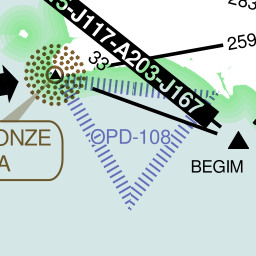
#> input picture AvMapProduct/transparent_avmap_high/sample/1__input.jpg, 256 x 256 px; its folder holds only this picture in this run
$ python -i index.py   (imports and definitions only)
#> lines starting #> are read from the running program, lines starting #| are printed output that depends on the picture; after the words box and inside, x2 and y2 are one past the last pixel; in counts of white or black regions, pixels touching at a corner belong together
import cv2
import numpy as np
import os
from os.path import join, exists

# Input and output paths
input_base_path = r"\\169.254.136.185\samba_C\Home\BaseMaps\skyvector\304\2402"
output_base_path = r"\\169.254.136.185\samba_C\Home\BaseMaps\skyvector\304_transparent\2402"

# Define target colors as an array of objects with tolerance
target_colors = [
    {'color': (212, 230, 230), 'tolerance': 0.10},
    {'color': (255, 255, 255), 'tolerance': 0.05},
]

def process_image(input_path, output_path):
    # Remove .jpg from output_path and add .webp
#> called with input_path = 'sample/1__input.jpg', output_path = 'out.png'
    output_path = output_path.replace(".jpg", ".webp")

    # Check if the .webp file already exists
    if exists(output_path):
        print(f"Skipping already existing file: {output_path}")
        return

    # Load the image
    image = cv2.imread(input_path)
#> image is the input picture: shape (256, 256, 3); mean B, G, R 202.7, 208.6, 190.7

    # Check if the image is loaded successfully
    if image is not None:
        # Convert the image to BGR (in case it's loaded in a different format)
        image = cv2.cvtColor(image, cv2.COLOR_BGRA2BGR)

        # Create masks for each target color
        masks = []
        for color_obj in target_colors:
            target_color = color_obj['color']
            tolerance = color_obj['tolerance']
            target_color_lower = np.array([target_color[0] * (1 - tolerance), target_color[1] * (1 - tolerance), target_color[2] * (1 - tolerance)])
            target_color_upper = np.array([target_color[0] * (1 + tolerance), target_color[1] * (1 + tolerance), target_color[2] * (1 + tolerance)])
            mask = cv2.inRange(image, target_color_lower, target_color_upper)
            masks.append(mask)
#> this loop made 2 passes
#> pass 1, in process_image, `mask = cv2.inRange(image, target_color_lower, target_color_upper)`:
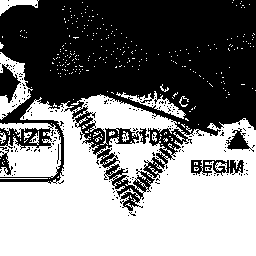
#> mask: shape (256, 256); 50.4% white; 193 black regions (187 under 20 px), largest, box (x1, y1, x2, y2) and area: (0, 0, 256, 211) 30706, (191, 160, 244, 176) 472, (0, 64, 21, 103) 447, (226, 128, 254, 152) 273, (0, 149, 13, 175) 147, (57, 144, 59, 164) 20
#> pass 2, in process_image, `mask = cv2.inRange(image, target_color_lower, target_color_upper)`:
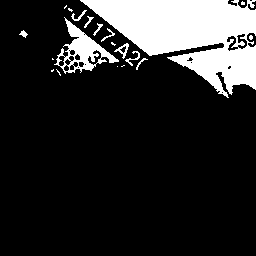
#> mask: shape (256, 256); 16.6% white; 20 white regions (10 under 20 px), largest, box (x1, y1, x2, y2) and area: (80, 0, 256, 98) 9215, (54, 17, 119, 74) 1187, (114, 43, 129, 59) 78
#> after the loop, masks = 2 items

        # Combine masks (union)
        combined_mask = masks[0]
        for mask in masks[1:]:
            combined_mask = cv2.bitwise_or(combined_mask, mask)
#> this loop made 1 pass
#> pass 1, in process_image, `combined_mask = cv2.bitwise_or(combined_mask, mask)`:
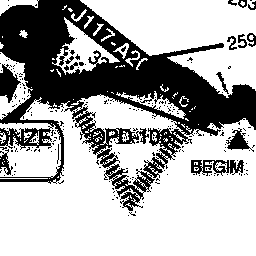
#> combined_mask: shape (256, 256); 67% white; 216 black regions (201 under 20 px), largest, box (x1, y1, x2, y2) and area: (0, 0, 256, 211) 19302, (191, 160, 244, 176) 472, (0, 64, 21, 103) 447

        # Invert the mask
        combined_mask = cv2.bitwise_not(combined_mask)

        # Make the masked region transparent
        transparent_image = cv2.cvtColor(image, cv2.COLOR_BGR2BGRA)
        transparent_image[:, :, 3] = combined_mask

        # Create the output directory if it doesn't exist
        output_dir = os.path.dirname(output_path)
        os.makedirs(output_dir, exist_ok=True)

        # Save the transparent image
        cv2.imwrite(output_path, transparent_image)
        print(f"Processed and saved image: {output_path}")
    else:
        print(f"Error: Unable to load image from {input_path}")

def process_directory(input_dir, output_dir):
    for root, _, files in os.walk(input_dir):
        for file in files:
            if file.endswith(".jpg"):
                input_path = join(root, file)
                output_path = join(output_dir, os.path.relpath(root, input_dir), file)
                process_image(input_path, output_path)

# Process the input directory
# [1 line not run here, left out]

>>> result = process_image('sample/1__input.jpg', 'out.png')

$ run again, on AvMapProduct/transparent_avmap_high/sample/3__input.jpg
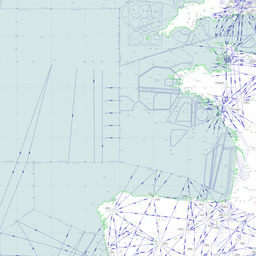
#> input picture AvMapProduct/transparent_avmap_high/sample/3__input.jpg, 256 x 256 px
#> in process_image, image is the input picture: shape (256, 256, 3); mean B, G, R 231.3, 228.7, 214.4
#> the loop in process_image, `for color_obj in target_colors:` made 2 passes
#> pass 2, in process_image, `mask = cv2.inRange(image, target_color_lower, target_color_upper)`:
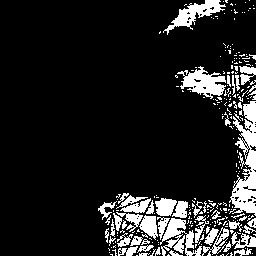
#> mask: shape (256, 256); 13% white; 273 white regions (225 under 20 px), largest, box (x1, y1, x2, y2) and area: (229, 101, 256, 216) 1591, (177, 66, 226, 99) 808, (160, 218, 202, 256) 729
#> after the loop in process_image, `for color_obj in target_colors:`: masks = 2 items
#> the loop in process_image, `for mask in masks[1:]:` made 1 pass
#> pass 1, in process_image, `combined_mask = cv2.bitwise_or(combined_mask, mask)`:
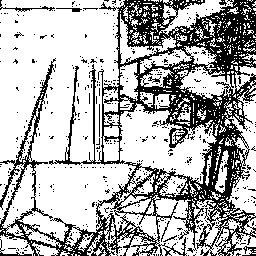
#> combined_mask: shape (256, 256); 69.6% white; black in thin lines or dots
